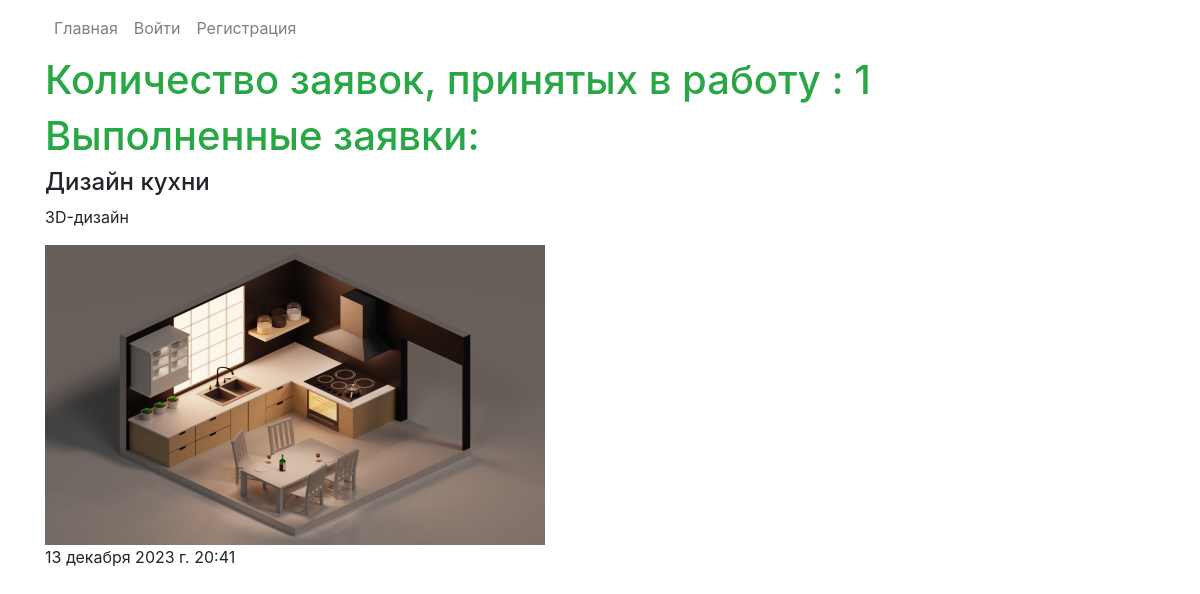
Page /catalog/ on the committed database.
### catalog/models.py (models this page shows, shortened)
class Application(models.Model):
    name = models.CharField(max_length=200, help_text='Введите название заявки', verbose_name='Название заявки')
    summary = models.CharField(max_length=1000, help_text='Введите описание заявки', verbose_name='Описание заявки')
    category = models.ForeignKey('Category', help_text='Выберите категория для заявки', on_delete=models.SET_NULL, null=True, verbose_name='Категория заявки')
    timestamp = models.DateTimeField(default=timezone.now())
    image = models.ImageField(upload_to='images/', validators=[validate_image], help_text='Максимальный размер '
                                                                                          'изображения 2MB', verbose_name='Пример дизайна')
    application_status = (
        ('Новая', 'Новая',),
        ('Принято в работу', 'Принято в работу',),
        ('Выполнено', 'Выполнено',)
    )
    status = models.CharField(max_length=50, choices=application_status, blank=True, default='Новая', verbose_name='Статус заявки')
    client = models.ForeignKey(AdvUser, on_delete=models.SET_NULL, null=True, blank=True, to_field='id')
    comment = models.TextField(max_length=500, blank=True, verbose_name='Комментарий')
    design = models.ImageField(upload_to='images/',
                               help_text="Максимальный размер изображения 2MB",
                               blank=True,
                               null=True,
                               validators=[validate_image], verbose_name='Фото готового дизайна:')

class Category(models.Model):
    name = models.CharField(max_length=200, help_text='Введите категорию заявки', verbose_name='Название категории')
    def __str__(self):
        return self.name

### catalog/views.py (the view)
# urls.py: 2. Add a URL to urlpatterns:  path('', views.home, name='home')
def home(request):
    num_applications_in_progress = Application.objects.all().filter(status='Принято в работу').count()
    applications_done = Application.objects.filter(status='Выполнено')
    return render(request, 'home.html', context={'num_applications_in_progress': num_applications_in_progress,
                                                  'applications_done': applications_done})

### catalog/templates/home.html
{% extends "base.html" %}
{% block content %}
<div class="container">
<h1 class="text-success">Количество заявок, принятых в работу : {{ num_applications_in_progress }}</h1>
          {% if applications_done %}
<h1 class="text-success">Выполненные заявки:</h1>
          {% endif %}
{% for application in applications_done %}
      {% if forloop.counter <= 4 %}
        <div class="app_done ">
            <h4>{{ application.name }}</h4>
            <p>{{ application.category }}</p>
            <img width="500px" height="300px" src="{{ application.design.url }}">
            <p>{{ application.timestamp }}</p>
        </div>
      {% endif %}
{% endfor %}
</div>
{% endblock %}

### rows in the picture
Application: name "Дизайн кухни", category "3D-дизайн", design (picture), timestamp "13 декабря 2023 г. 20:41"

### other values in the picture
{{ num_applications_in_progress }} "1"
